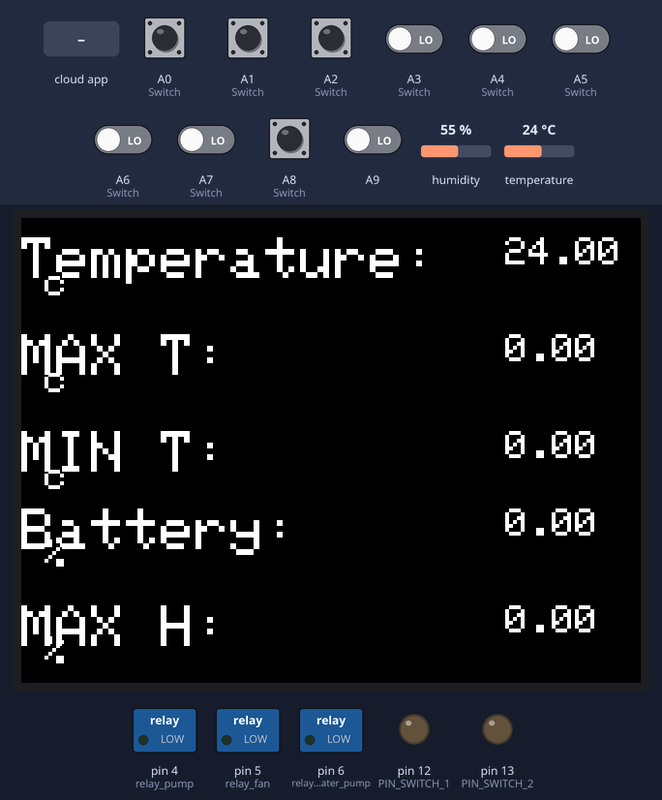
The sketch below on a simulated Arduino Mega 2560, built with avr-gcc and run on an emulated ATmega2560. Parts: 320×240 colour display, switched loads named in the sketch (green lamp = pin HIGH), output pins drawn as LEDs (lit = HIGH). Inputs (shaded band) come from the test bench; at power-on: A8 (Switch) HIGH, A0 (Switch), A1 (Switch), A2 (Switch), A3 (Switch), A4 (Switch), A5 (Switch), A6 (Switch), A7 (Switch), A9 LOW, temperature 24 °C, humidity 55 %. EEPROM starts erased; the RemoteXY app is connected.

Above: at 1.4 s.
1.5 s: A8 (Switch) pulled LOW for 1 s
At 2.3 s:
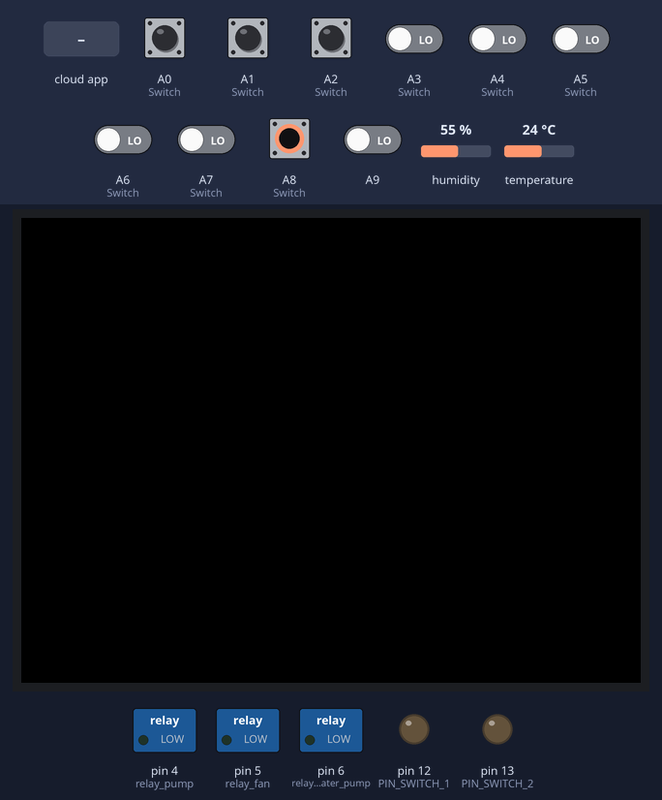
4.0 s: the phone or cloud app sets switch_1 to 1
At 5.0 s:
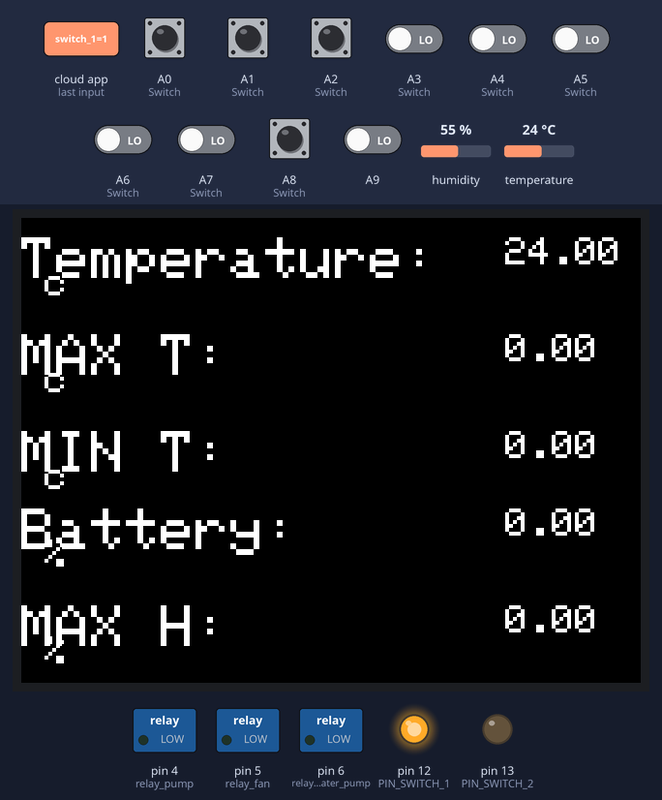
5.5 s: A0 (Switch) pulled HIGH for 1 s
At 6.42 s:
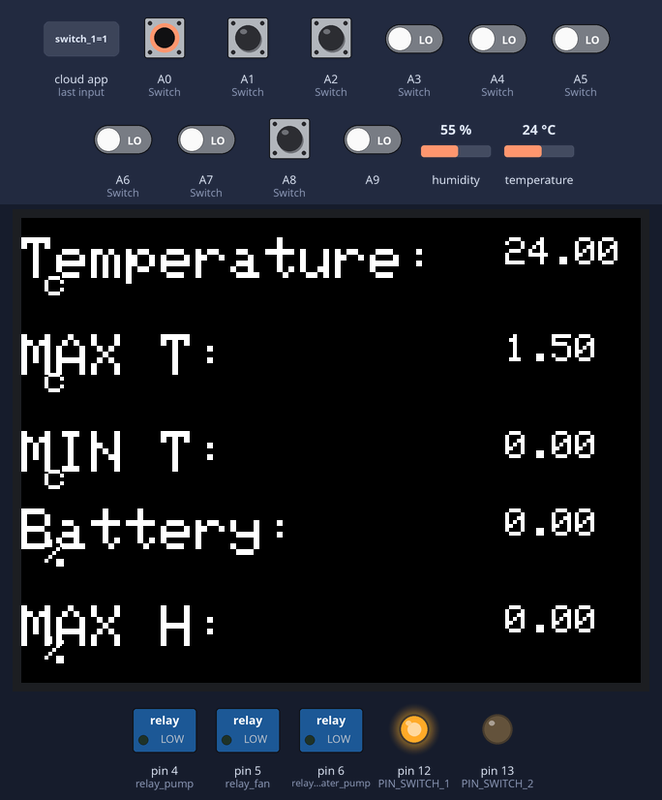
8.0 s: temperature set to 12 °C
At 9.7 s:
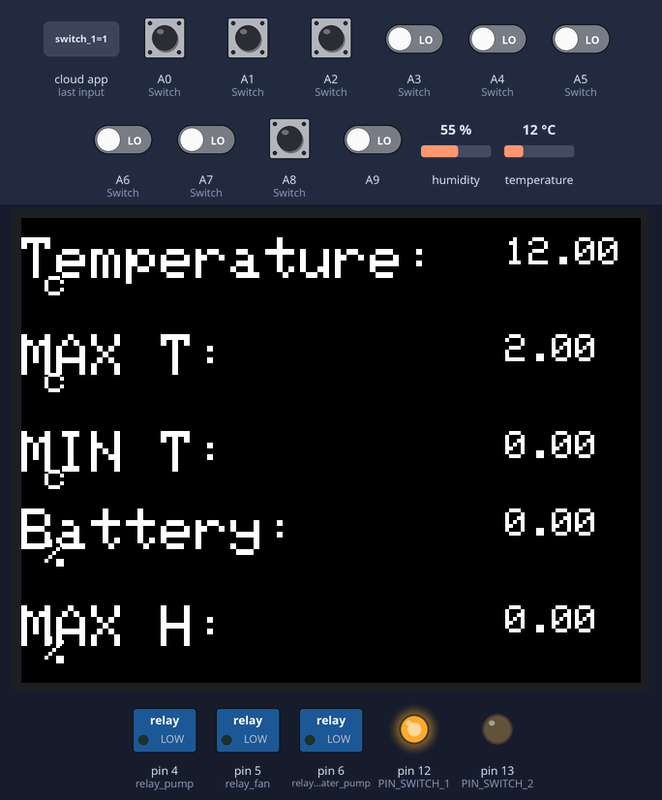
10.0 s: A1 (Switch) pulled HIGH for 0.15 s
At 10.5 s:
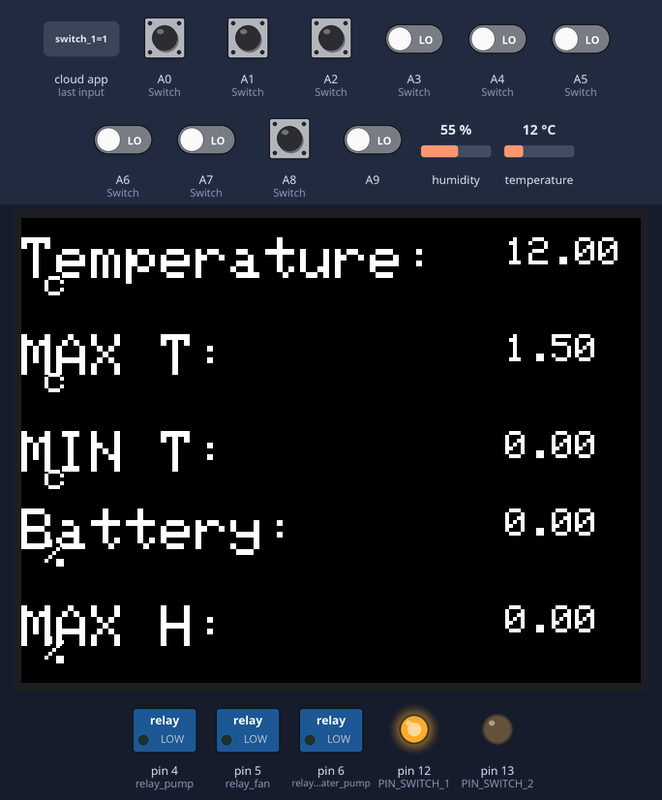
11.7 s: A2 (Switch) pulled HIGH for 0.15 s
Timing chart, 0 to 14.4 s (numbered marks = the images above; inputs shaded):
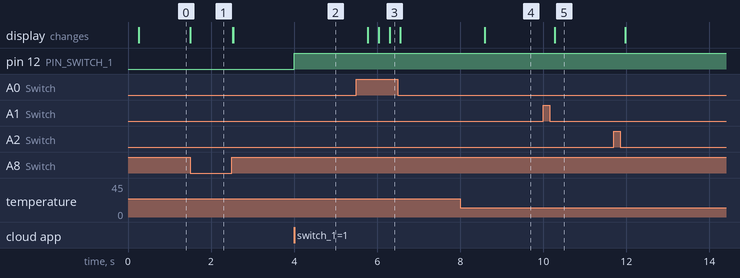

The sketch:

Final_Code.ino
```cpp
// (licence header left out)
//////////////////////////////////////////////
//        RemoteXY include library          //
//////////////////////////////////////////////

// RemoteXY select connection mode and include library
#define REMOTEXY_MODE__ESP8266_HARDSERIAL_CLOUD

#include <RemoteXY.h>
#include <EEPROM.h>
#include "SPI.h"
#include "Adafruit_GFX.h"
#include "Adafruit_ILI9341.h"
#include "DHT.h"

#define DHT_PIN 2
#define DHT_TYPE DHT22
#define TFT_DC 9
#define TFT_CS 53
#define TFT_RST 8
#define TFT_MISO 50
#define TFT_MOSI 51
#define TFT_CLK 52

DHT dht(DHT_PIN,DHT_TYPE);
Adafruit_ILI9341 tft = Adafruit_ILI9341(TFT_CS, TFT_DC, TFT_MOSI, TFT_CLK, TFT_RST, TFT_MISO);
float maxt=0.0;
float maxh=0.0;
float mint=0.0;
float minh=0.0;
float PrevMaxt=130.0;
float PrevMaxh=200.0;
float PrevMint=-50.0;
float PrevMinh=-1.0;
float PrevTemp=0.0;
float PrevHum=0.0;
float PrevBat=110.0;
uint8_t flag=0;
uint8_t on_off=0;
// RemoteXY connection settings
#define REMOTEXY_SERIAL Serial
#define REMOTEXY_SERIAL_SPEED 115200
#define REMOTEXY_WIFI_SSID "TEdata1"
#define REMOTEXY_WIFI_PASSWORD "171611ss"
#define REMOTEXY_CLOUD_SERVER "cloud.remotexy.com"
#define REMOTEXY_CLOUD_PORT 6376
#define REMOTEXY_CLOUD_TOKEN "bb93eed9f9dcaa70fc08f4adb85191e1"


// RemoteXY configurate
#pragma pack(push, 1)
uint8_t RemoteXY_CONF[] =   // 294 bytes
  { 255,1,0,77,0,31,1,16,162,0,129,0,5,7,18,6,31,84,101,109,
  112,58,32,40,0,67,4,28,8,20,5,2,26,11,129,0,54,7,18,6,
  31,67,194,176,32,41,0,129,0,5,14,24,6,31,77,97,120,84,58,32,
  40,32,0,67,4,28,15,20,5,2,26,11,129,0,54,15,10,6,31,67,
  194,176,32,41,0,129,0,5,40,18,6,31,77,97,120,72,58,32,40,0,
  67,4,29,40,20,5,2,26,11,129,0,56,40,10,6,31,37,32,41,0,
  129,0,5,54,18,6,31,72,117,109,58,32,40,32,0,67,4,29,54,20,
  5,2,26,11,129,0,57,54,10,6,31,37,32,41,0,2,1,76,6,22,
  11,1,26,31,31,79,78,0,79,70,70,0,129,0,5,21,21,6,31,77,
  105,110,84,58,32,40,32,0,67,4,28,22,20,5,2,26,11,129,0,53,
  22,10,6,31,67,194,176,32,41,0,129,0,5,47,24,6,31,77,105,110,
  72,58,32,40,0,67,4,29,47,20,5,2,26,11,129,0,57,47,10,6,
  31,37,32,41,0,129,0,4,30,22,6,24,66,97,116,116,101,114,121,58,
  32,40,0,67,4,32,31,20,5,2,26,11,129,0,56,40,10,6,31,37,
  32,41,0,129,0,55,30,10,6,24,37,32,41,0 };

// this structure defines all the variables and events of your control interface
struct {

    // input variables
  uint8_t switch_1; // =1 if switch ON and =0 if OFF

    // output variables
  char text_temp[11];  // string UTF8 end zero
  char text_maxt[11];  // string UTF8 end zero
  char text_maxh[11];  // string UTF8 end zero
  char text_hum[11];  // string UTF8 end zero
  char text_mint[11];  // string UTF8 end zero
  char text_minh[11];  // string UTF8 end zero
  char text_bat[11];  // string UTF8 end zero

    // other variable
  uint8_t connect_flag;  // =1 if wire connected, else =0

} RemoteXY;
#pragma pack(pop)

/////////////////////////////////////////////
//           END RemoteXY include          //
/////////////////////////////////////////////

#define PIN_SWITCH_1 12
#define PIN_SWITCH_2 13


void setup()
{
  RemoteXY_Init ();
  tft.begin();        // Intialize TFT
  tft.setRotation(3);     // Rotate TFT to show words in 480*320
  tft.fillScreen(ILI9341_BLACK);    // background Black
  tft.setTextColor(ILI9341_WHITE);
  pinMode (PIN_SWITCH_1, OUTPUT);
  pinMode (PIN_SWITCH_2, OUTPUT);
  pinMode(A0,INPUT);
  pinMode(A1,INPUT);
  pinMode(A2,INPUT);
  pinMode(A3,INPUT);
  pinMode(A4,INPUT);
  pinMode(A5,INPUT);
  pinMode(A6,INPUT);
  pinMode(A7,INPUT);
  pinMode(A8,INPUT);
  pinMode(A9,INPUT);
  pinMode(4,OUTPUT); //relay pump
  pinMode(5,OUTPUT); //relay fan
  pinMode(6,OUTPUT); //relay Water pump

  EEPROM.get(10,maxt);
  EEPROM.get(15,maxh);
  EEPROM.get(20,mint);
  EEPROM.get(25,minh);
 if(isnan(maxt)){
      maxt=0.0;
    }
 if(isnan(maxh)){
      maxh=0.0;
    }
 if(isnan(mint)){
      mint=0.0;
    }
 if(isnan(minh)){
      minh=0.0;
    }
 // TODO you setup code
}

void loop()
{
  RemoteXY_Handler ();
  int Circuit=digitalRead(A8); //Switch for Circuit on 1 ,off 0
  digitalWrite(PIN_SWITCH_1, (RemoteXY.switch_1==0)?LOW:HIGH);
  if(digitalRead(PIN_SWITCH_1)==HIGH || Circuit==HIGH){
  flag=1;
  float hum=dht.readHumidity();
  float temp=dht.readTemperature();
  float battery=digitalRead(A9);
  battery=(battery/1.040)*100;
  dtostrf(temp,0,1,RemoteXY.text_temp);
  dtostrf(hum,0,1,RemoteXY.text_hum);
  dtostrf(maxt,0,1,RemoteXY.text_maxt);
  dtostrf(maxh,0,1,RemoteXY.text_maxh);
  dtostrf(mint,0,1,RemoteXY.text_mint);
  dtostrf(minh,0,1,RemoteXY.text_minh);
  dtostrf(battery,0,1,RemoteXY.text_bat);

  int val=digitalRead(A0); //Switch for increasing max temp by 0.5
  int val1=digitalRead(A1); //Switch for decreasing max temp by 0.5
  int val2=digitalRead(A2); //Switch for increasing max humidity by 0.5
  int val3=digitalRead(A3); //Switch for decreasing max humidity by 0.5
  int val4=digitalRead(A4); //Switch for increasing min temp by 0.5
  int val5=digitalRead(A5); //Switch for decreasing min temp by 0.5
  int val6=digitalRead(A6); //Switch for increasing min humidity by 0.5
  int val7=digitalRead(A7); //Switch for increasing min humidity by 0.5

  if (val == HIGH){
    delay(250);
    maxt+=0.5;
    EEPROM.put(10,maxt);
  }
  if (val1 == HIGH){
    delay(250);
    maxt-=0.5;
    EEPROM.put(10,maxt);
  }
  if (val2 == HIGH){
    delay(250);
    maxh+=0.5;
    EEPROM.put(15,maxh);
  }
  if (val3 == HIGH){
    delay(250);
    maxh-=0.5;
    EEPROM.put(15,maxh);
  }
  if(val4 == HIGH){
    delay(250);
    mint+=0.5;
    EEPROM.put(20,mint);
  }
  if(val5 == HIGH){
    delay(250);
    mint-=0.5;
    EEPROM.put(20,mint);
  }
  if(val6 == HIGH){
    delay(250);
    minh+=0.5;
    EEPROM.put(25,minh);
  }
  if(val7 == HIGH){
    delay(250);
    minh-=0.5;
    EEPROM.put(25,minh);
  }
  //tft.fillScreen(ILI9341_BLACK);
  tft.setTextSize(3);
  tft.setCursor(0,10);
  tft.print("Temperature: ");
  if (isnan(temp)){
    tft.setTextSize(2);
    tft.setCursor(250,10);
    tft.setTextColor(ILI9341_BLACK);
    tft.print(PrevTemp);
    tft.setCursor(250,10);
    tft.setTextColor(ILI9341_WHITE);
    tft.print("Error");
  }
  else if(PrevTemp!=temp){
    tft.setTextSize(2);
    tft.setCursor(250,10);
    tft.setTextColor(ILI9341_BLACK);
    tft.print(PrevTemp);
    tft.setCursor(250,10);
    tft.setTextColor(ILI9341_WHITE);
    tft.print(temp);
    tft.setCursor(320,10);
    tft.print(" c");
    PrevTemp=temp;
  }
  tft.setTextSize(3);
  tft.setCursor(0,60);
  tft.print("MAX T: ");
  if(PrevMaxt!=maxt){
  tft.setTextSize(2);
  tft.setCursor(250,60);
  tft.setTextColor(ILI9341_BLACK);
  tft.print(PrevMaxt);
  tft.setCursor(250,60);
  tft.setTextColor(ILI9341_WHITE);
  tft.print(maxt);
  tft.setCursor(320,60);
  tft.print(" c");
  PrevMaxt=maxt;}
  tft.setTextSize(3);
  tft.setCursor(0,110);
  tft.print("MIN T: ");
  if(PrevMint!=mint){
  tft.setTextSize(2);
  tft.setCursor(250,110);
  tft.setTextColor(ILI9341_BLACK);
  tft.print(PrevMint);
   tft.setCursor(250,110);
  tft.setTextColor(ILI9341_WHITE);
  tft.print(mint);
  tft.setCursor(320,110);
  tft.print(" c");
  PrevMint=mint;}
  tft.setTextSize(3);
  tft.setCursor(0,150);
  tft.print("Battery: ");
  if(PrevBat!=battery){
  tft.setTextSize(2);
  tft.setCursor(250,150);
  tft.setTextColor(ILI9341_BLACK);
  tft.print(PrevBat);
  tft.setCursor(250,150);
  tft.setTextColor(ILI9341_WHITE);
  tft.print(battery);
  tft.setCursor(320,150);
  tft.print(" %");
  PrevBat=battery;}
  tft.setTextSize(3);
  tft.setCursor(0,200);
  tft.print("MAX H: ");
  if(PrevMaxh!=maxh){
  tft.setTextSize(2);
  tft.setCursor(250,200);
  tft.setTextColor(ILI9341_BLACK);
  tft.print(PrevMaxh);
  tft.setCursor(250,200);
  tft.setTextColor(ILI9341_WHITE);
  tft.print(maxh);
  tft.setCursor(320,200);
  tft.print(" %");
  PrevMaxh=maxh;}
  tft.setTextSize(3);
  tft.setCursor(0,250);
  tft.print("MIN H: ");
  if(PrevMinh!=minh){
  tft.setTextSize(2);
  tft.setCursor(250,250);
  tft.setTextColor(ILI9341_BLACK);
  tft.print(PrevMinh);
  tft.setCursor(250,250);
  tft.setTextColor(ILI9341_WHITE);
  tft.print(minh);
  tft.setCursor(320,250);
  tft.print(" %");
  PrevMinh=minh;}
  tft.setTextSize(3);
  tft.setCursor(0,290);
  tft.print("Humidity: ");
  if (isnan(hum)){
  tft.setTextSize(2);
  tft.setCursor(250,290);
  tft.setTextColor(ILI9341_BLACK);
  tft.print(PrevHum);
  tft.setCursor(250,290);
  tft.setTextColor(ILI9341_WHITE);
  tft.print("Error");
  }
  else  if(PrevHum!=hum){
    tft.setTextSize(2);
    tft.setCursor(250,290);
    tft.setTextColor(ILI9341_BLACK);
    tft.print(PrevHum);
    tft.setCursor(250,290);
    tft.setTextColor(ILI9341_WHITE);
    tft.print(hum);
    tft.setCursor(320,290);
    tft.print(" %");
    PrevHum=hum;
  }
  //display.update();
  if (temp<maxt){
    digitalWrite(4,HIGH);
    digitalWrite(5,HIGH);
  }
  else if(temp<mint){
    digitalWrite(4,LOW);
    digitalWrite(5,LOW);
  }
  else{
    digitalWrite(4,LOW);
    digitalWrite(5,LOW);
  }
if (hum<minh){
    digitalWrite(6,HIGH);
  }
 else{
   digitalWrite(6,LOW);
 }

  }
else{
   if(flag==1){
     tft.fillScreen(ILI9341_BLACK);
     PrevMaxt=130.0;
     PrevMaxh=200.0;
     PrevMint=-50.0;
     PrevMinh=-1.0;
     PrevTemp=0.0;
     PrevHum=0.0;
     PrevBat=110.0;
     flag=0;
   }
}
}
```

Measured:
- after the input at 1.5 s, the display: changes at once (image 1)
- after the input at 4.0 s, pin 12 (PIN_SWITCH_1): LOW → HIGH at once
- after the input at 5.5 s, the display: first changes after 0.27 s (image 3 shows a later state)
- after the input at 8.0 s, the display: changes after 0.59 s (image 4)
- after the input at 10.0 s, the display: changes after 0.27 s (image 5)
